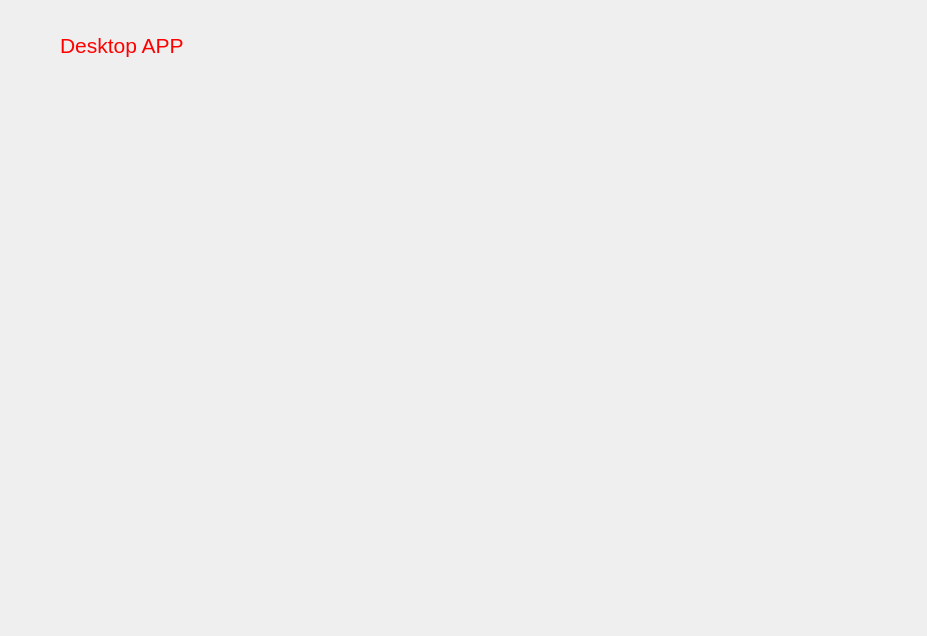
<?xml version="1.0" encoding="UTF-8"?>
<ui version="4.0">
 <class>DesktopApp</class>
 <widget class="QMainWindow" name="DesktopApp">
  <property name="geometry">
   <rect>
    <x>0</x>
    <y>0</y>
    <width>927</width>
    <height>636</height>
   </rect>
  </property>
  <property name="windowTitle">
   <string>DesktopApp</string>
  </property>
  <widget class="QWidget" name="centralWidget">
   <widget class="QLabel" name="label">
    <property name="geometry">
     <rect>
      <x>60</x>
      <y>20</y>
      <width>201</width>
      <height>51</height>
     </rect>
    </property>
    <property name="text">
     <string>&lt;!DOCTYPE HTML PUBLIC &quot;-//W3C//DTD HTML 4.0//EN&quot; &quot;http://www.w3.org/TR/REC-html40/strict.dtd&quot;&gt;
&lt;html&gt;&lt;head&gt;&lt;meta name=&quot;qrichtext&quot; content=&quot;1&quot; /&gt;&lt;style type=&quot;text/css&quot;&gt;
p, li { white-space: pre-wrap; }
&lt;/style&gt;&lt;/head&gt;&lt;body style=&quot; font-family:'Sans Serif'; font-size:10pt; font-weight:400; font-style:normal;&quot;&gt;
&lt;p style=&quot; margin-top:0px; margin-bottom:0px; margin-left:0px; margin-right:0px; -qt-block-indent:0; text-indent:0px;&quot;&gt;&lt;span style=&quot; font-size:16pt; color:#ff0000;&quot;&gt;Desktop APP&lt;/span&gt;&lt;/p&gt;&lt;/body&gt;&lt;/html&gt;</string>
    </property>
   </widget>
  </widget>
 </widget>
 <layoutdefault spacing="6" margin="11"/>
 <resources/>
 <connections/>
</ui>
